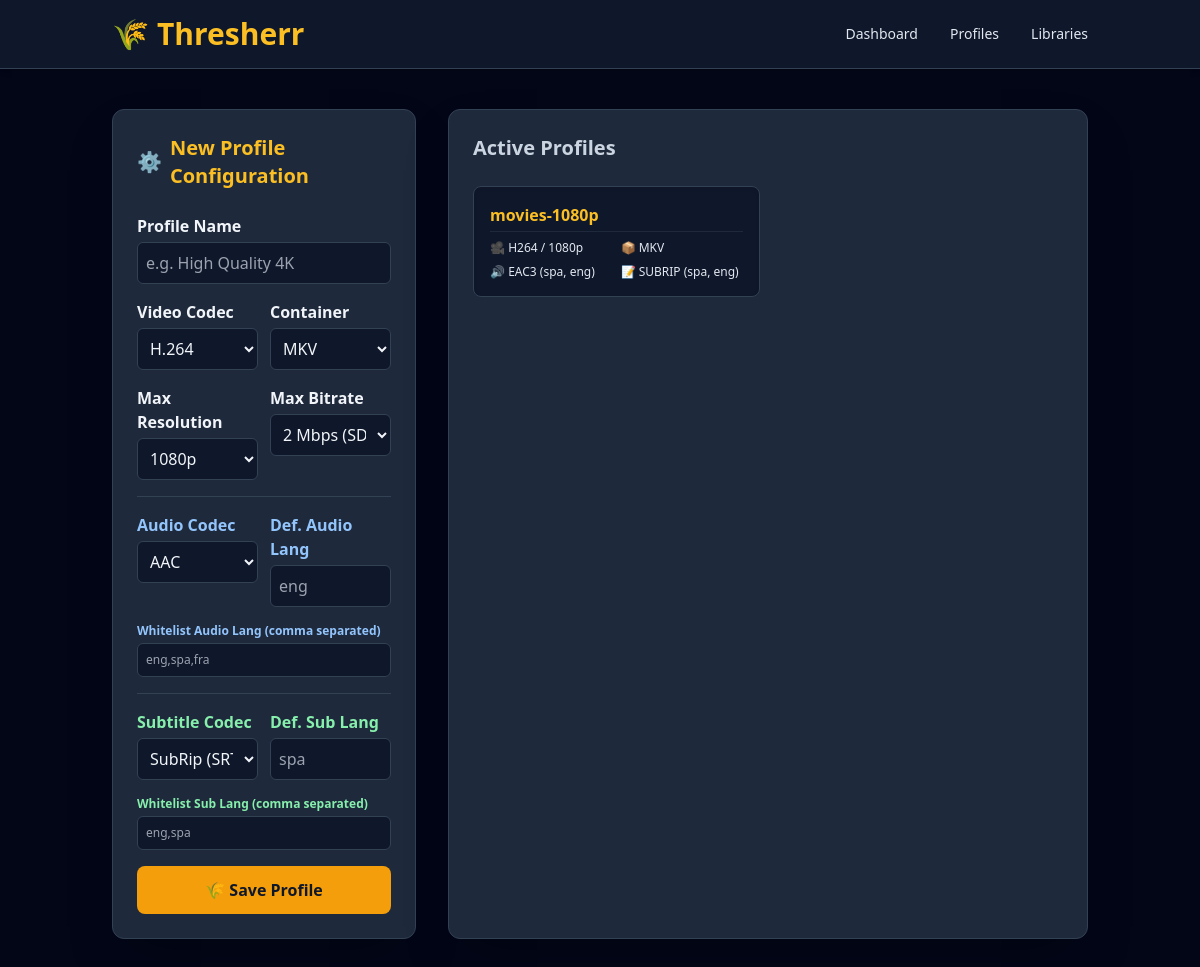
The page /profiles on the database as committed earlier.
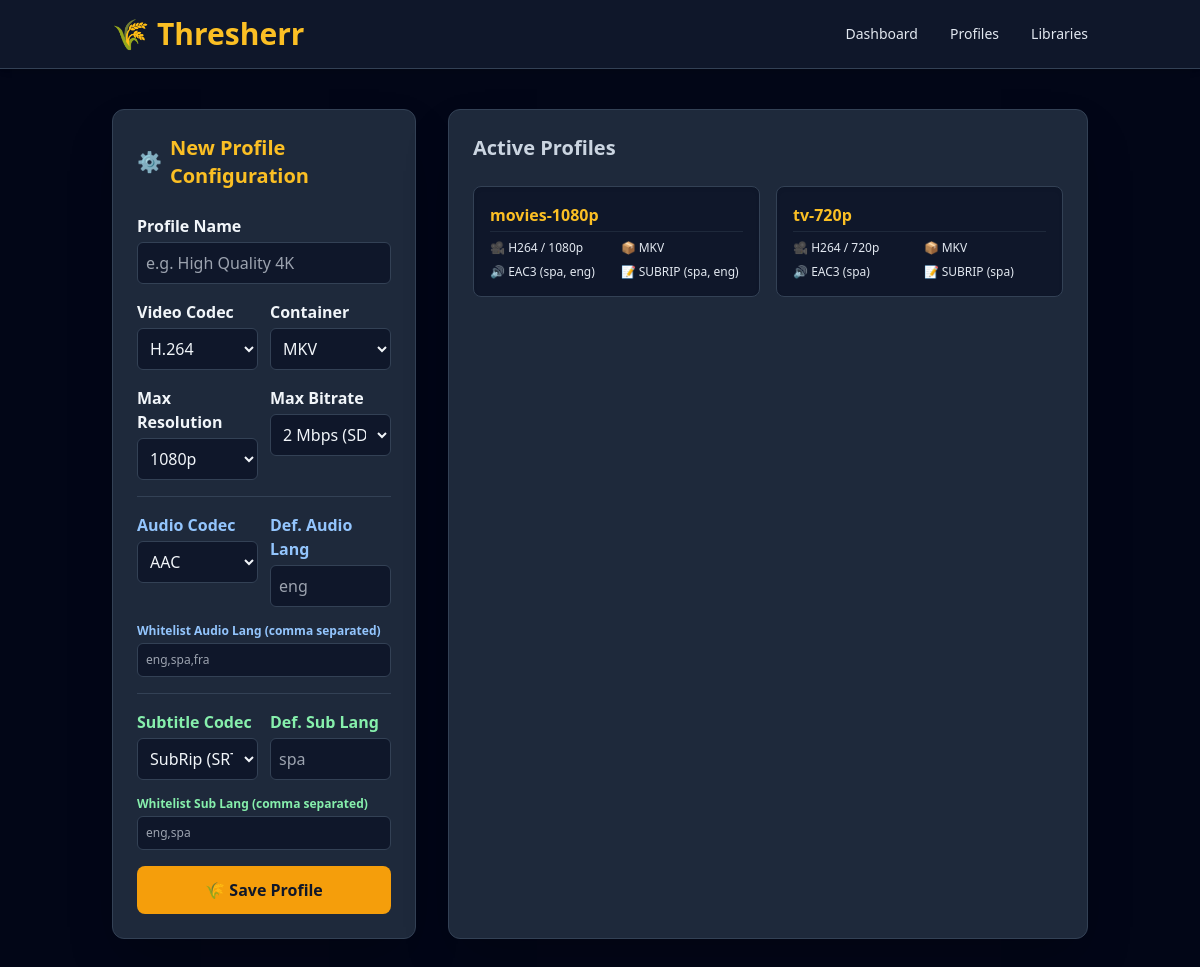
The same page on the database as committed later.
### models.py (models this page shows)
class Profile(Base):
    __tablename__ = "profiles"
    id = Column(Integer, primary_key=True, index=True)
    name = Column(String)
    video_codec = Column(String)
    container = Column(String)
    video_max_res = Column(Integer)
    video_max_bitrate = Column(Integer)
    audio_codec = Column(String)
    audio_def_language = Column(String, nullable=True)
    audio_languages = Column(String, nullable=True)
    subtitle_codec = Column(String)
    subtitle_def_language = Column(String, nullable=True)
    subtitle_languages = Column(String, nullable=True)

### main.py (the view)
@app.get("/profiles", response_class=HTMLResponse)
async def get_profiles(request: Request, db: Session = Depends(get_db)):
    profiles = db.query(models.Profile).all()
    return templates.TemplateResponse(
        request=request,
        name="profiles.html",
        context={"profiles": profiles}
    )

### templates/profiles.html (shortened to what this page needs)
{% extends "base.html" %}
{% block content %}
<div class="grid grid-cols-1 lg:grid-cols-3 gap-8">
    <section class="lg:col-span-1 bg-slate-800 p-6 rounded-xl border border-slate-700 shadow-2xl">
        <h2 class="text-xl font-bold mb-6 text-amber-400 flex items-center">
            <span class="mr-2">⚙️</span> New Profile Configuration
        </h2>
        <form action="/profiles" method="POST" class="space-y-4">
            <div>
                <label class="block font-semibold mb-1">Profile Name</label>
                <input type="text" name="name" placeholder="e.g. High Quality 4K" required
                       class="w-full bg-slate-900 border border-slate-700 rounded-md p-2 focus:border-amber-500 outline-none">
            </div>
            <div class="grid grid-cols-2 gap-3">
                <div>
                    <label class="block font-semibold mb-1">Video Codec</label>
                    <select name="video_codec" class="w-full bg-slate-900 border border-slate-700 rounded-md p-2">
                        <option value="h264">H.264</option>
                    </select>
                </div>
                <div>
                    <label class="block font-semibold mb-1">Container</label>
                    <select name="container" class="w-full bg-slate-900 border border-slate-700 rounded-md p-2">
                        <option value="mkv">MKV</option>
                    </select>
                </div>
            </div>
            <div class="grid grid-cols-2 gap-3">
                <div>
                    <label class="block font-semibold mb-1">Max Resolution</label>
                    <select name="video_max_res" class="w-full bg-slate-900 border border-slate-700 rounded-md p-2">
                        <option value="1080" selected>1080p</option>
                    </select>
                </div>
                <div>
                    <label class="block font-semibold mb-1">Max Bitrate</label>
                    <select name="video_max_bitrate" class="w-full bg-slate-900 border border-slate-700 rounded-md p-2">
                        <option value="2000">2 Mbps (SD)</option>
                    </select>
                </div>
            </div>
            <hr class="border-slate-700 my-4">
            <div class="grid grid-cols-2 gap-3">
                <div>
                    <label class="block font-semibold mb-1 text-blue-300">Audio Codec</label>
                    <select name="audio_codec" class="w-full bg-slate-900 border border-slate-700 rounded-md p-2">
                        <option value="aac">AAC</option>
                    </select>
                </div>
                <div>
                    <label class="block font-semibold mb-1 text-blue-300">Def. Audio Lang</label>
                    <input type="text" name="audio_def_language" placeholder="eng" class="w-full bg-slate-900 border border-slate-700 rounded-md p-2">
                </div>
            </div>
            <div>
                <label class="block font-semibold mb-1 text-blue-300 text-xs">Whitelist Audio Lang (comma separated)</label>
                <input type="text" name="audio_languages" placeholder="eng,spa,fra" class="w-full bg-slate-900 border border-slate-700 rounded-md p-2 text-xs">
            </div>
            <hr class="border-slate-700 my-4">
            <div class="grid grid-cols-2 gap-3">
                <div>
                    <label class="block font-semibold mb-1 text-green-300">Subtitle Codec</label>
                    <select name="subtitle_codec" class="w-full bg-slate-900 border border-slate-700 rounded-md p-2">
                        <option value="subrip">SubRip (SRT)</option>
                    </select>
                </div>
                <div>
                    <label class="block font-semibold mb-1 text-green-300">Def. Sub Lang</label>
                    <input type="text" name="subtitle_def_language" placeholder="spa" class="w-full bg-slate-900 border border-slate-700 rounded-md p-2">
                </div>
            </div>
            <div>
                <label class="block font-semibold mb-1 text-green-300 text-xs">Whitelist Sub Lang (comma separated)</label>
                <input type="text" name="subtitle_languages" placeholder="eng,spa" class="w-full bg-slate-900 border border-slate-700 rounded-md p-2 text-xs">
            </div>
            <button type="submit" class="w-full bg-amber-500 hover:bg-amber-600 text-slate-900 font-bold py-3 rounded-lg transition-all transform active:scale-95 mt-4">
                🌾 Save Profile
            </button>
        </form>
    </section>
    <section class="lg:col-span-2 bg-slate-800 p-6 rounded-xl border border-slate-700 shadow-2xl">
        <h2 class="text-xl font-bold mb-6 text-slate-300">Active Profiles</h2>
       <div id="profile-list" class="grid grid-cols-1 md:grid-cols-2 gap-4">
           {% for profile in profiles %}
               <div class="bg-slate-900 p-4 rounded-lg border border-slate-700 shadow-inner">
                   <h3 class="font-bold text-amber-400 mb-2 border-b border-slate-800 pb-1">{{ profile.name }}</h3>
                   <div class="grid grid-cols-2 gap-2 text-xs text-slate-400">
                       <p>🎥 <span class="text-slate-200">{{ profile.video_codec|upper }} / {{ profile.video_max_res }}p</span></p>
                       <p>📦 <span class="text-slate-200">{{ profile.container|upper }}</span></p>
                       <p>🔊 <span class="text-slate-200">{{ profile.audio_codec|upper }} ({{ profile.audio_def_language }}{% if profile.audio_languages %}, {{ profile.audio_languages }}{% endif %})</span></p>
                       <p>📝 <span class="text-slate-200">{{ profile.subtitle_codec|upper }} ({{ profile.subtitle_def_language }}{% if profile.subtitle_languages %}, {{ profile.subtitle_languages }}{% endif %})</span></p>
                   </div>
               </div>
           {% else %}
               <p id="empty-msg" class="text-slate-500 italic">No profiles created yet.</p>
           {% endfor %}
       </div>
    </section>
</div>
{% endblock %}

### templates/base.html (shortened to what this page needs)
<!DOCTYPE html>
<html lang="en">
<head>
    <script src="https://cdn.tailwindcss.com"></script>
</head>
<body class="bg-slate-950 text-slate-100 min-h-screen font-sans">
    <header class="bg-slate-900 border-b border-slate-700 shadow-md">
        <div class="container mx-auto px-6 py-4 flex items-center justify-between">
            <div class="flex items-center space-x-2">
                <span class="text-3xl">🌾</span>
                <span class="text-3xl font-bold text-amber-400">Thresherr</span>
            </div>
            <nav class="flex items-center space-x-8 text-sm font-medium">
                <a href="/" class="text-slate-200 hover:text-amber-400 transition-colors">Dashboard</a>
                <a href="/profiles" class="text-slate-200 hover:text-amber-400 transition-colors">Profiles</a>
                <a href="/libraries" class="text-slate-200 hover:text-amber-400 transition-colors">Libraries</a>
            </nav>
        </div>
    </header>
    <main class="container mx-auto px-6 py-10">
        {% block content %}
        {% endblock %}
    </main>
</body>
</html>

Rows that differ between the two databases and show on the page:
added Profile: name "tv-720p", video_codec "H264", video_max_res "720", container "MKV", audio_codec "EAC3", audio_def_language "spa", subtitle_codec "SUBRIP", subtitle_def_language "spa"
